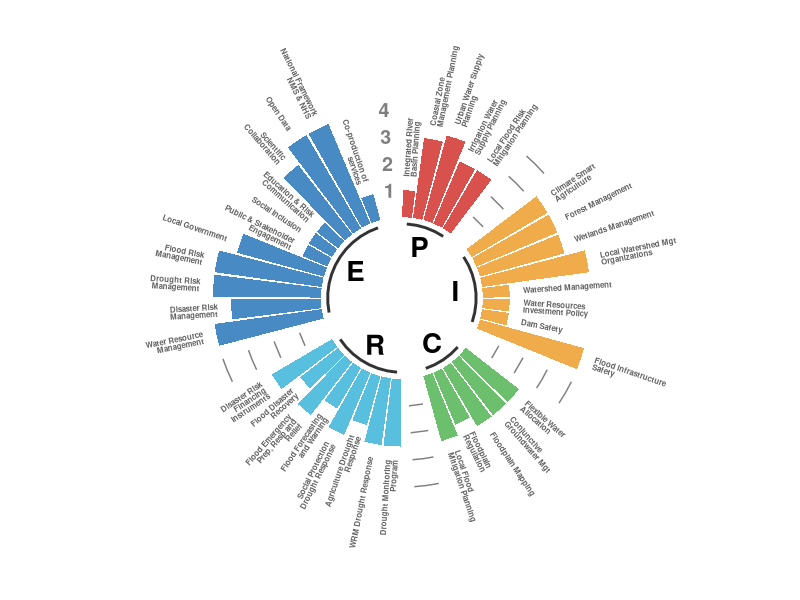
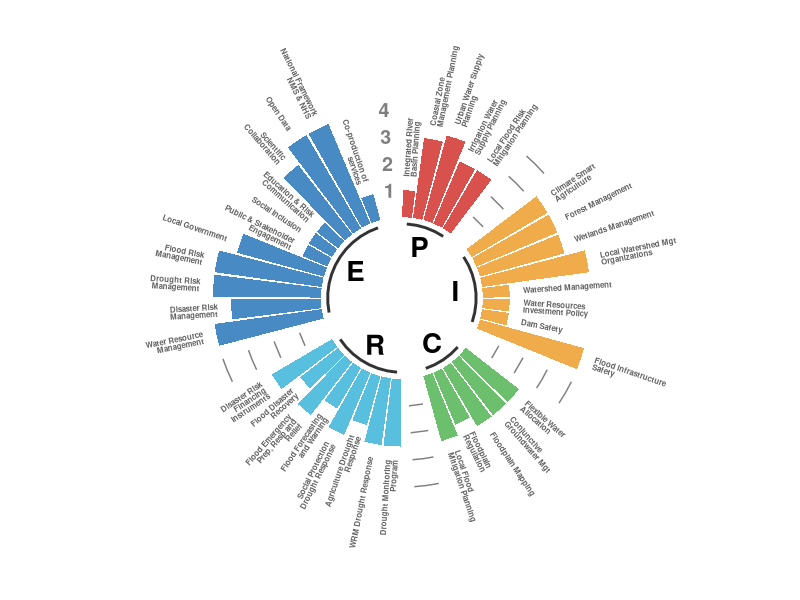

R code for these plots, in order:

# Check if packages are installed, if not install them
if(!require(scales)) {install.packages(scales)}
if(!require(ggplot2)) {install.packages(ggplot2)}
if(!require(dplyr)) {install.packages(dplyr)}
if(!require(ggsci)) {install.packages(ggsci)}


# Function to create the radial plot
ERAMRadialPlot <- function(data, empty_bar = 2,
  ymin = -60, ymax = 140, label_size = 2) {

  require(scales)
  require(ggplot2)
  require(dplyr)
  require(ggsci)

  # Scale values between 20 and 80
  data <- data %>%
    mutate(group = factor(group, levels = c("P", "I", "C", "R", "E"))) %>%
    arrange(group) %>%
    mutate(value = scales::rescale(value, to=c(20,80)))

  # Set a number of 'empty bar' to add at the end of each group
  to_add <- data.frame( matrix(NA, empty_bar*nlevels(data$group), ncol(data)) )
  colnames(to_add) <- colnames(data)
  to_add$group <- rep(levels(data$group), each=empty_bar)
  data <- rbind(data, to_add)
  data <- data %>% arrange(group)
  data$id <- seq(1, nrow(data))

  # Data frame to store the labels
  label_data <- data
  number_of_bar <- nrow(label_data)
  angle <- 90 - 360 * (label_data$id-0.5) /number_of_bar
  label_data$hjust <- ifelse( angle < -90, 1, 0)
  label_data$angle <- ifelse(angle < -90, angle+180, angle)

  # Data frame to store base lines
  base_data <- data %>%
    group_by(group) %>%
    summarize(start=min(id), end=max(id) - empty_bar) %>%
    rowwise() %>%
    mutate(title=mean(c(start, end)))

  # Data frame to store grids
  grid_data <- base_data
  grid_data$end <- grid_data$end[ c( nrow(grid_data), 1:nrow(grid_data)-1)] + 1
  grid_data$start <- grid_data$start - 1
  grid_data <- grid_data[-1,]

  # Make the plot
  p <- ggplot(data, aes(x=as.factor(id), y=value, fill=group)) +

    # Set main bars
    geom_bar(aes(x=as.factor(id), y=value, fill=group), stat="identity", alpha=0.8) +

    # Set segments
    geom_segment(data=grid_data, aes(x = end, y = 80, xend = start, yend = 80),
      colour = "grey50", alpha=1, size=0.5 , inherit.aes = F) +
    geom_segment(data=grid_data, aes(x = end, y = 60, xend = start, yend = 60),
      colour = "grey50", alpha=1, size=0.5 , inherit.aes = F) +
    geom_segment(data=grid_data, aes(x = end, y = 40, xend = start, yend = 40),
      colour = "grey50", alpha=1, size=0.5 , inherit.aes = F) +
    geom_segment(data=grid_data, aes(x = end, y = 20, xend = start, yend = 20),
      colour = "grey50", alpha=1, size=0.5 , inherit.aes = F) +

    # Set yaxis scales
    annotate("text", x = rep(max(data$id),4), y = c(20, 40, 60, 80),
      label = c("1", "2", "3", "4") , color="grey50", size=5 ,
      angle=0, fontface="bold", hjust=1) +

    geom_bar(aes(x=as.factor(id), y=value, fill=group), stat="identity", alpha=0.5) +
    ylim(ymin,ymax) +
    theme_minimal() +
    theme(
      legend.position = "none",
      axis.text = element_blank(),
      axis.title = element_blank(),
      panel.grid = element_blank(),
      plot.margin = unit(rep(-1,4), "cm")
    ) +
    coord_polar() +
    geom_text(data=label_data, aes(x=id, y=value+10, label=stringr::str_wrap(individual, 20),
      lineheight = .75, hjust=hjust),
      color="black", fontface="bold",alpha=0.6, size=label_size,
      angle=label_data$angle, inherit.aes = FALSE) +

    # Add base line information
    geom_segment(data=base_data, aes(x = start, y = -5, xend = end, yend = -5),
      colour = "black", alpha=0.8, size=1 , inherit.aes = FALSE )  +

    geom_text(data=base_data, aes(x = title, y = -20, label=group),
      colour = "black", alpha=1, size=7, fontface="bold", inherit.aes = F) +

    # Fill color
    scale_fill_locuszoom()

    return(p)
}

# Create plots & save to png/pdf
p <- ERAMRadialPlot(data = readr::read_csv("./sample_data.csv"))
ggsave(filename = "radialplot.png", plot = p, width = 8, height = 8)
ggsave(filename = "radialplot.pdf", plot = p)
